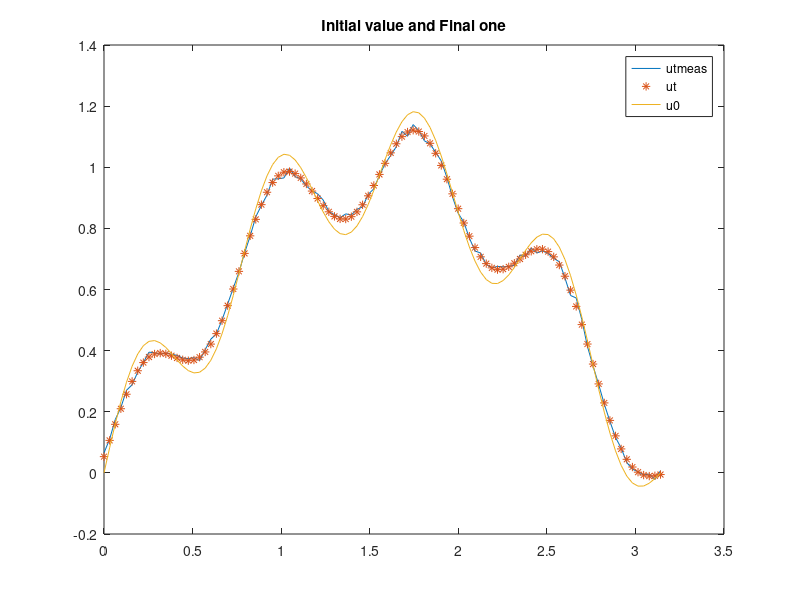
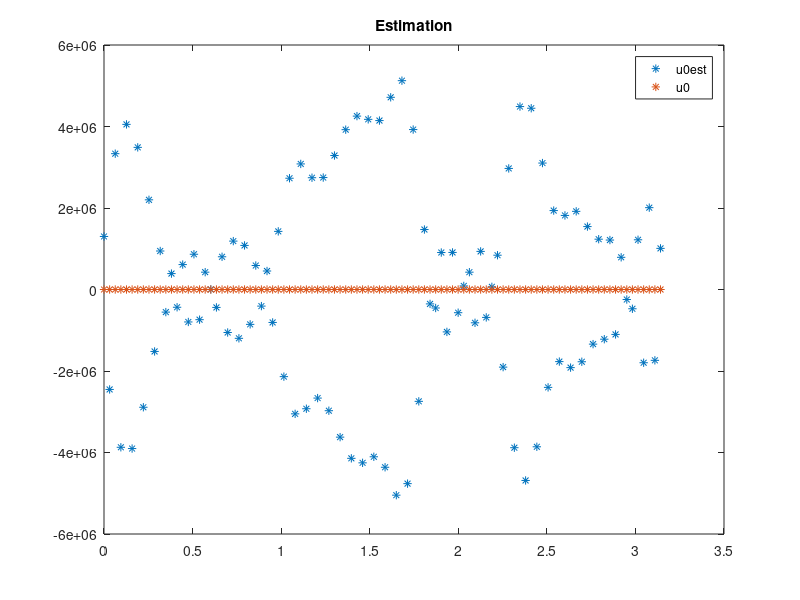

These figures' MATLAB source, in order:
clear;
T=5;
L=pi;
n=100;
h=L/(n+1);
a=10^-3;
x=linspace(0,100,n)/100*L;

C=zeros(n,n);
for i=1:n
C(i,i)=2;
if i==n
   C(n-1,n)=-1;
   C(n,n-1)=-1;   
else
    C(i,i+1)=-1;
    C(i+1,i)=-1;
end
end

C=C*a/h^2;

[vect,val]=eig(C);
A=expm(-T*C);
u0=sin(x)+0.2*sin(8*x);
ut=expm(-T*C)*u0';
utmeas=ut+10^-2*randn(n,1);

plot(x,utmeas)
hold on
plot(x,ut,'*')
plot(x,u0)
legend('utmeas','ut','u0');
hold off
title('Initial value and Final one')

u0est=expm(T*C)*utmeas;

figure;
plot(x,u0est,'*')
hold on
plot(x,u0,'*')
legend('u0est','u0');
hold off
title('Estimation')